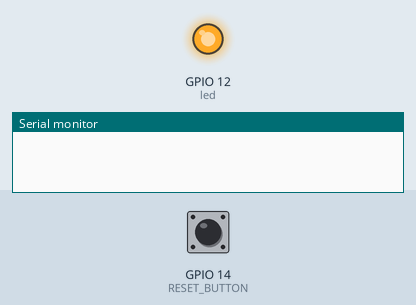
The sketch below on a simulated ESP8266 (NodeMCU). Shown: output pins drawn as LEDs (lit = HIGH), the last lines printed to the serial monitor. Inputs (shaded band) come from the test bench; at power-on: GPIO 14 (RESET_BUTTON) HIGH. WiFi joins after 1.5 s; servers stay silent unless stated.

Above: at 0.1 s.
At 2.7 s:
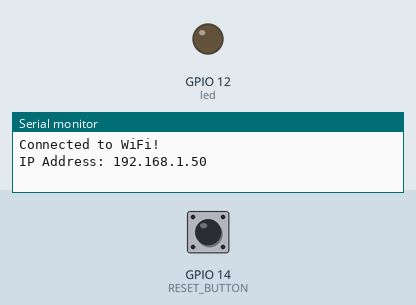
2.8 s: GPIO 14 (RESET_BUTTON) pulled LOW for 0.15 s
Timing chart, 0 to 5.8 s (numbered marks = the images above; inputs shaded):
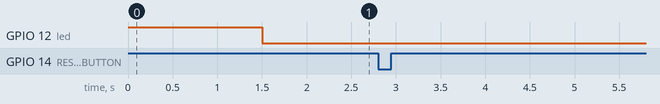

The sketch:

esp_wifiManager.ino
```cpp
#include <ESP8266WiFi.h>
#include <WiFiManager.h>  // WiFiManager Library

#define RESET_BUTTON 14  // GPIO 0 (Flash Button or Custom Button)
#define led 12  // GPIO 12 (reset wifi setting button)

WiFiManager wifiManager;

void setup() {
  Serial.begin(115200);
  pinMode(RESET_BUTTON, INPUT_PULLUP);  // Set button pin as input with pull-up resistor
  pinMode(led, OUTPUT);  // Set led pin as output


  wifiManager.setCaptivePortalEnable(false); // set the auto open browser Off
  wifiManager.setBreakAfterConfig(true); // exit from portal after recive data

  digitalWrite(led,HIGH); // "set the led On" whil not connected with wifi
  // Start WiFi AutoConnect
  // hotspot                      AP name & password
  if (!wifiManager.autoConnect("ESP8266_AP", "12345678")) {
      Serial.println("Failed to connect, restarting...");
      delay(3000);
      ESP.restart();
  }

  Serial.println("Connected to WiFi!");
  Serial.println("IP Address: " + WiFi.localIP().toString());
  digitalWrite(led,LOW); // "set the led Off" when connected
}

void loop() {
    // reset the wifi setting and connect with other wifi
    if (digitalRead(RESET_BUTTON) == LOW) {
      Serial.println("Button pressed. Waiting for reset...");
      delay(5000);  // Wait 5 seconds to confirm reset

      if (digitalRead(RESET_BUTTON) == LOW) {
        Serial.println("Resetting WiFi settings...");
        wifiManager.resetSettings();
        ESP.restart();
      }
    }

    //code ...

}
```
